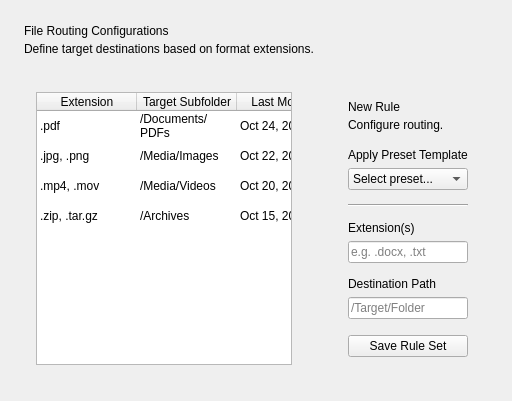
          <widget class="QWidget" name="rules_view">
           <layout class="QVBoxLayout" name="verticalLayout_rules_page">
            <property name="spacing">
             <number>24</number>
            </property>
            <property name="leftMargin">
             <number>24</number>
            </property>
            <property name="topMargin">
             <number>24</number>
            </property>
            <property name="rightMargin">
             <number>24</number>
            </property>
            <property name="bottomMargin">
             <number>24</number>
            </property>
            <item>
             <layout class="QVBoxLayout" name="header_rules">
              <property name="spacing">
               <number>4</number>
              </property>
              <item>
               <widget class="QLabel" name="lbl_rules_page_title">
                <property name="text">
                 <string>File Routing Configurations</string>
                </property>
               </widget>
              </item>
              <item>
               <widget class="QLabel" name="lbl_rules_page_sub">
                <property name="text">
                 <string>Define target destinations based on format extensions.</string>
                </property>
               </widget>
              </item>
             </layout>
            </item>
            <item>
             <layout class="QHBoxLayout" name="horizontalLayout_rules_grid" stretch="7,4">
              <property name="spacing">
               <number>24</number>
              </property>
              <item>
               <widget class="QFrame" name="card_rules_table">
                <layout class="QVBoxLayout" name="verticalLayout_rules_full_table">
                 <property name="spacing">
                  <number>0</number>
                 </property>
                 <property name="leftMargin">
                  <number>12</number>
                 </property>
                 <property name="topMargin">
                  <number>12</number>
                 </property>
                 <property name="rightMargin">
                  <number>12</number>
                 </property>
                 <property name="bottomMargin">
                  <number>12</number>
                 </property>
                 <item>
                  <widget class="QTableWidget" name="table_rules_full">
                   <property name="verticalScrollBarPolicy">
                    <enum>Qt::ScrollBarAsNeeded</enum>
                   </property>
                   <property name="horizontalScrollBarPolicy">
                    <enum>Qt::ScrollBarAlwaysOff</enum>
                   </property>
                   <property name="alternatingRowColors">
                    <bool>false</bool>
                   </property>
                   <property name="selectionBehavior">
                    <enum>QAbstractItemView::SelectRows</enum>
                   </property>
                   <property name="showGrid">
                    <bool>false</bool>
                   </property>
                   <property name="rowCount">
                    <number>4</number>
                   </property>
                   <property name="columnCount">
                    <number>4</number>
                   </property>
                   <attribute name="horizontalHeaderStretchLastSection">
                    <bool>true</bool>
                   </attribute>
                   <attribute name="verticalHeaderVisible">
                    <bool>false</bool>
                   </attribute>
                   <row/>
                   <row/>
                   <row/>
                   <row/>
                   <column>
                    <property name="text">
                     <string>Extension</string>
                    </property>
                   </column>
                   <column>
                    <property name="text">
                     <string>Target Subfolder</string>
                    </property>
                   </column>
                   <column>
                    <property name="text">
                     <string>Last Modified</string>
                    </property>
                   </column>
                   <column>
                    <property name="text">
                     <string>Actions</string>
                    </property>
                   </column>
                   <item row="0" column="0">
                    <property name="text">
                     <string>.pdf</string>
                    </property>
                   </item>
                   <item row="0" column="1">
                    <property name="text">
                     <string>/Documents/PDFs</string>
                    </property>
                   </item>
                   <item row="0" column="2">
                    <property name="text">
                     <string>Oct 24, 2023</string>
                    </property>
                   </item>
                   <item row="0" column="3">
                    <property name="text">
                     <string>✎ Edit</string>
                    </property>
                    <property name="textAlignment">
                     <set>AlignTrailing|AlignVCenter</set>
                    </property>
                   </item>
                   <item row="1" column="0">
                    <property name="text">
                     <string>.jpg, .png</string>
                    </property>
                   </item>
                   <item row="1" column="1">
                    <property name="text">
                     <string>/Media/Images</string>
                    </property>
                   </item>
                   <item row="1" column="2">
                    <property name="text">
                     <string>Oct 22, 2023</string>
                    </property>
                   </item>
                   <item row="1" column="3">
                    <property name="text">
                     <string>✎ Edit</string>
                    </property>
                    <property name="textAlignment">
                     <set>AlignTrailing|AlignVCenter</set>
                    </property>
                   </item>
                   <item row="2" column="0">
                    <property name="text">
                     <string>.mp4, .mov</string>
                    </property>
                   </item>
                   <item row="2" column="1">
                    <property name="text">
                     <string>/Media/Videos</string>
                    </property>
                   </item>
                   <item row="2" column="2">
                    <property name="text">
                     <string>Oct 20, 2023</string>
                    </property>
                   </item>
                   <item row="2" column="3">
                    <property name="text">
                     <string>✎ Edit</string>
                    </property>
                    <property name="textAlignment">
                     <set>AlignTrailing|AlignVCenter</set>
                    </property>
                   </item>
                   <item row="3" column="0">
                    <property name="text">
                     <string>.zip, .tar.gz</string>
                    </property>
                   </item>
                   <item row="3" column="1">
                    <property name="text">
                     <string>/Archives</string>
                    </property>
                   </item>
                   <item row="3" column="2">
                    <property name="text">
                     <string>Oct 15, 2023</string>
                    </property>
                   </item>
                   <item row="3" column="3">
                    <property name="text">
                     <string>✎ Edit</string>
                    </property>
                    <property name="textAlignment">
                     <set>AlignTrailing|AlignVCenter</set>
                    </property>
                   </item>
                  </widget>
                 </item>
                </layout>
               </widget>
              </item>
              <item>
               <layout class="QVBoxLayout" name="verticalLayout_sticky_container">
                <item>
                 <widget class="QFrame" name="card_new_rule">
                  <property name="maximumSize">
                   <size>
                    <width>260</width>
                    <height>16777215</height>
                   </size>
                  </property>
                  <layout class="QVBoxLayout" name="verticalLayout_new_rule">
                   <property name="spacing">
                    <number>16</number>
                   </property>
                   <property name="leftMargin">
                    <number>20</number>
                   </property>
                   <property name="topMargin">
                    <number>20</number>
                   </property>
                   <property name="rightMargin">
                    <number>20</number>
                   </property>
                   <property name="bottomMargin">
                    <number>20</number>
                   </property>
                   <item>
                    <layout class="QVBoxLayout" name="header_new_rule">
                     <property name="spacing">
                      <number>4</number>
                     </property>
                     <item>
                      <widget class="QLabel" name="lbl_new_rule_title">
                       <property name="text">
                        <string>New Rule</string>
                       </property>
                      </widget>
                     </item>
                     <item>
                      <widget class="QLabel" name="lbl_new_rule_sub">
                       <property name="text">
                        <string>Configure routing.</string>
                       </property>
                      </widget>
                     </item>
                    </layout>
                   </item>
                   <item>
                    <layout class="QVBoxLayout" name="inputs_new_rule">
                     <property name="spacing">
                      <number>14</number>
                     </property>
                     <item>
                      <layout class="QVBoxLayout" name="vbox_preset">
                       <property name="spacing">
                        <number>6</number>
                       </property>
                       <item>
                        <widget class="QLabel" name="lbl_preset">
                         <property name="text">
                          <string>Apply Preset Template</string>
                         </property>
                        </widget>
                       </item>
                       <item>
                        <widget class="QComboBox" name="combo_preset">
                         <item>
                          <property name="text">
                           <string>Select preset...</string>
                          </property>
                         </item>
                         <item>
                          <property name="text">
                           <string>Media</string>
                          </property>
                         </item>
                         <item>
                          <property name="text">
                           <string>Code</string>
                          </property>
                         </item>
                         <item>
                          <property name="text">
                           <string>Documents</string>
                          </property>
                         </item>
                        </widget>
                       </item>
                      </layout>
                     </item>
                     <item>
                      <widget class="Line" name="line_rule_sep">
                       <property name="orientation">
                        <enum>Qt::Horizontal</enum>
                       </property>
                      </widget>
                     </item>
                     <item>
                      <layout class="QVBoxLayout" name="vbox_ext">
                       <property name="spacing">
                        <number>6</number>
                       </property>
                       <item>
                        <widget class="QLabel" name="lbl_ext">
                         <property name="text">
                          <string>Extension(s)</string>
                         </property>
                        </widget>
                       </item>
                       <item>
                        <widget class="QLineEdit" name="txt_rule_ext">
                         <property name="placeholderText">
                          <string>e.g. .docx, .txt</string>
                         </property>
                        </widget>
                       </item>
                      </layout>
                     </item>
                     <item>
                      <layout class="QVBoxLayout" name="vbox_dest">
                       <property name="spacing">
                        <number>6</number>
                       </property>
                       <item>
                        <widget class="QLabel" name="lbl_dest">
                         <property name="text">
                          <string>Destination Path</string>
                         </property>
                        </widget>
                       </item>
                       <item>
                        <widget class="QLineEdit" name="txt_rule_dest">
                         <property name="placeholderText">
                          <string>/Target/Folder</string>
                         </property>
                        </widget>
                       </item>
                      </layout>
                     </item>
                    </layout>
                   </item>
                   <item>
                    <widget class="QPushButton" name="btn_save_rule">
                     <property name="cursor">
                      <cursorShape>PointingHandCursor</cursorShape>
                     </property>
                     <property name="text">
                      <string>Save Rule Set</string>
                     </property>
                    </widget>
                   </item>
                  </layout>
                 </widget>
                </item>
                <item>
                 <spacer name="verticalSpacer_sticky">
                  <property name="orientation">
                   <enum>Qt::Vertical</enum>
                  </property>
                  <property name="sizeHint" stdset="0">
                   <size>
                    <width>0</width>
                    <height>0</height>
                   </size>
                  </property>
                 </spacer>
                </item>
               </layout>
              </item>
             </layout>
            </item>
           </layout>
          </widget>
